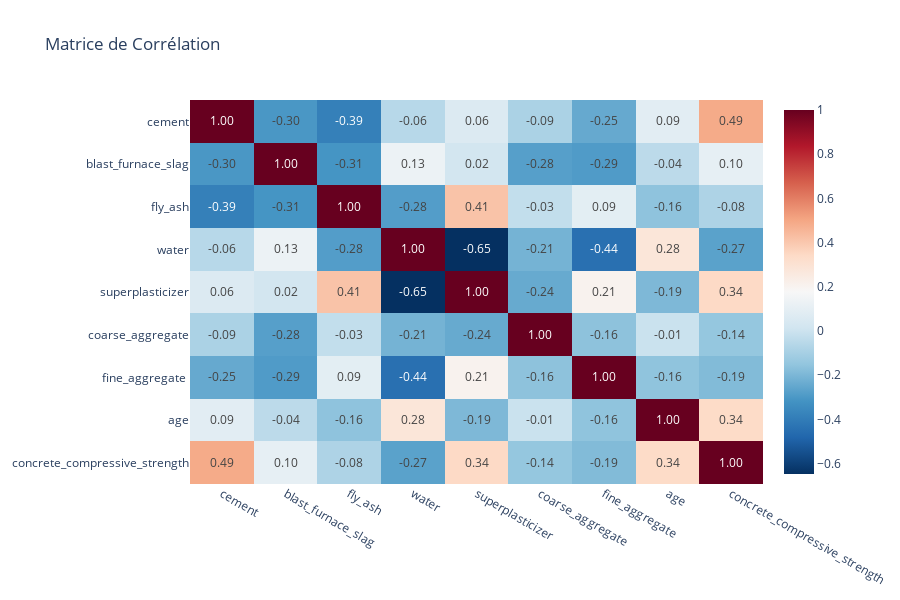

Notebook source saved alongside this figure:
### Code cell
corr_matrix = df_clean.corr()
fig3 = px.imshow(corr_matrix, 
                 text_auto='.2f',
                 aspect='auto',
                 color_continuous_scale='RdBu_r',
                 title='Matrice de Corrélation')
fig3.update_layout(height=600)
fig3.show()

### Figure 1 — Plotly figure (JSON) as saved in the notebook; plotly's stock layout.template omitted (floating-point values rounded to 4 significant figures)
{"data": [{"coloraxis": "coloraxis", "hovertemplate": "x: %{x}<br>y: %{y}<br>color: %{z}<extra></extra>", "name": "0", "texttemplate": "%{z:.2f}", "type": "heatmap", "x": ["cement", "blast_furnace_slag", "fly_ash", "water", "superplasticizer", "coarse_aggregate", "fine_aggregate ", "age", "concrete_compressive_strength"], "xaxis": "x", "y": ["cement", "blast_furnace_slag", "fly_ash", "water", "superplasticizer", "coarse_aggregate", "fine_aggregate ", "age", "concrete_compressive_strength"], "yaxis": "y", "z": [[1, -0.3033, -0.3856, -0.05662, 0.06091, -0.08621, -0.2454, 0.08635, 0.4883], [-0.3033, 1, -0.3124, 0.1303, 0.0198, -0.2776, -0.2897, -0.04276, 0.1034], [-0.3856, -0.3124, 1, -0.2833, 0.4142, -0.02647, 0.09026, -0.1589, -0.08065], [-0.05662, 0.1303, -0.2833, 1, -0.6469, -0.2125, -0.4449, 0.2793, -0.2696], [0.06091, 0.0198, 0.4142, -0.6469, 1, -0.2417, 0.208, -0.1941, 0.3442], [-0.08621, -0.2776, -0.02647, -0.2125, -0.2417, 1, -0.1622, -0.005264, -0.1447], [-0.2454, -0.2897, 0.09026, -0.4449, 0.208, -0.1622, 1, -0.1566, -0.1864], [0.08635, -0.04276, -0.1589, 0.2793, -0.1941, -0.005264, -0.1566, 1, 0.3374], [0.4883, 0.1034, -0.08065, -0.2696, 0.3442, -0.1447, -0.1864, 0.3374, 1]]}], "layout": {"coloraxis": {"colorscale": [[0, "rgb(5,48,97)"], [0.1, "rgb(33,102,172)"], [0.2, "rgb(67,147,195)"], [0.3, "rgb(146,197,222)"], [0.4, "rgb(209,229,240)"], [0.5, "rgb(247,247,247)"], [0.6, "rgb(253,219,199)"], [0.7, "rgb(244,165,130)"], [0.8, "rgb(214,96,77)"], [0.9, "rgb(178,24,43)"], [1, "rgb(103,0,31)"]]}, "height": 600, "title": {"text": "Matrice de Corrélation"}, "xaxis": {"anchor": "y", "domain": [0, 1]}, "yaxis": {"anchor": "x", "autorange": "reversed", "domain": [0, 1]}}}
